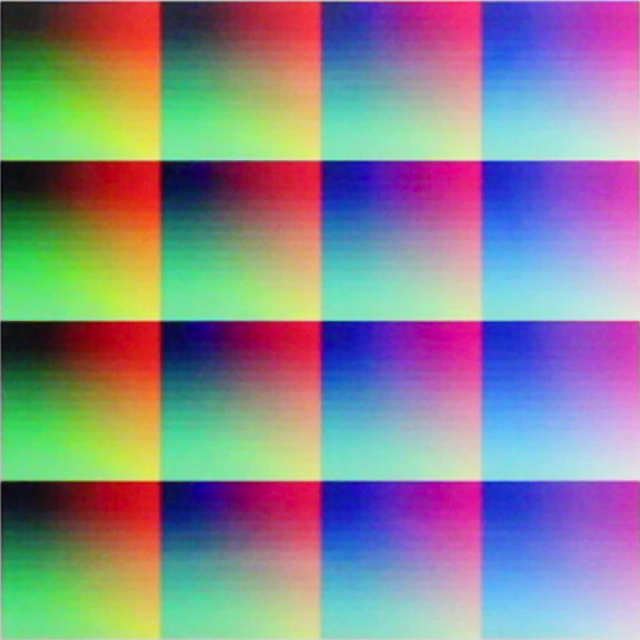
#> input picture gen/aux/attack/printed-palette.png, 640 x 640 px; its folder holds only this picture in this run
$ python -i scale.py   (imports and definitions only)
#> lines starting #> are read from the running program, lines starting #| are printed output that depends on the picture
import sys, os
from glob import glob
from skimage import io
import skimage.transform as st
import numpy as np
from multiprocessing.dummy import Pool as ThreadPool

def saveImage(image, path, folder):
    name = path.strip().split('/')[-1][:-4]
    io.imsave(os.path.join(folder, name + '.jpg'), image)

def cropImage(image_path):
#> called with image_path = '../gen/aux/attack/printed-palette.png'
    image = io.imread(image_path)
#> image is the input picture: shape (640, 640, 3); mean R, G, B 137.4, 134.8, 144.2

    new_image = st.resize(image, (160, 160), anti_aliasing=True, mode='constant')
    new_image = 255 * new_image
    new_image = new_image.astype(np.uint8)

    splitPath = image_path.split('/')

    fdir = splitPath[-2]

    save_folder = '../gen/aux/temp/cropped/' + fdir
    if not os.path.exists(save_folder):
        os.mkdir(save_folder)

    saveImage(new_image, image_path, save_folder)
#> in saveImage, `io.imsave(os.path.join(folder, name + '.jpg'), image)`:
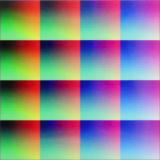
#> saved as printed-palette.jpg: shape (160, 160, 3); mean R, G, B 136.5, 133.8, 143.3

image_folder = '../gen/aux/temp/cropped-224'

types = ('*/*.jpg', '*/*.png')
image_path_list= []
# [2 lines not run here, left out]
total_num = len(image_path_list)

pool = ThreadPool(8)
results = pool.map(cropImage, image_path_list)


>>> result = cropImage('../gen/aux/attack/printed-palette.png')
